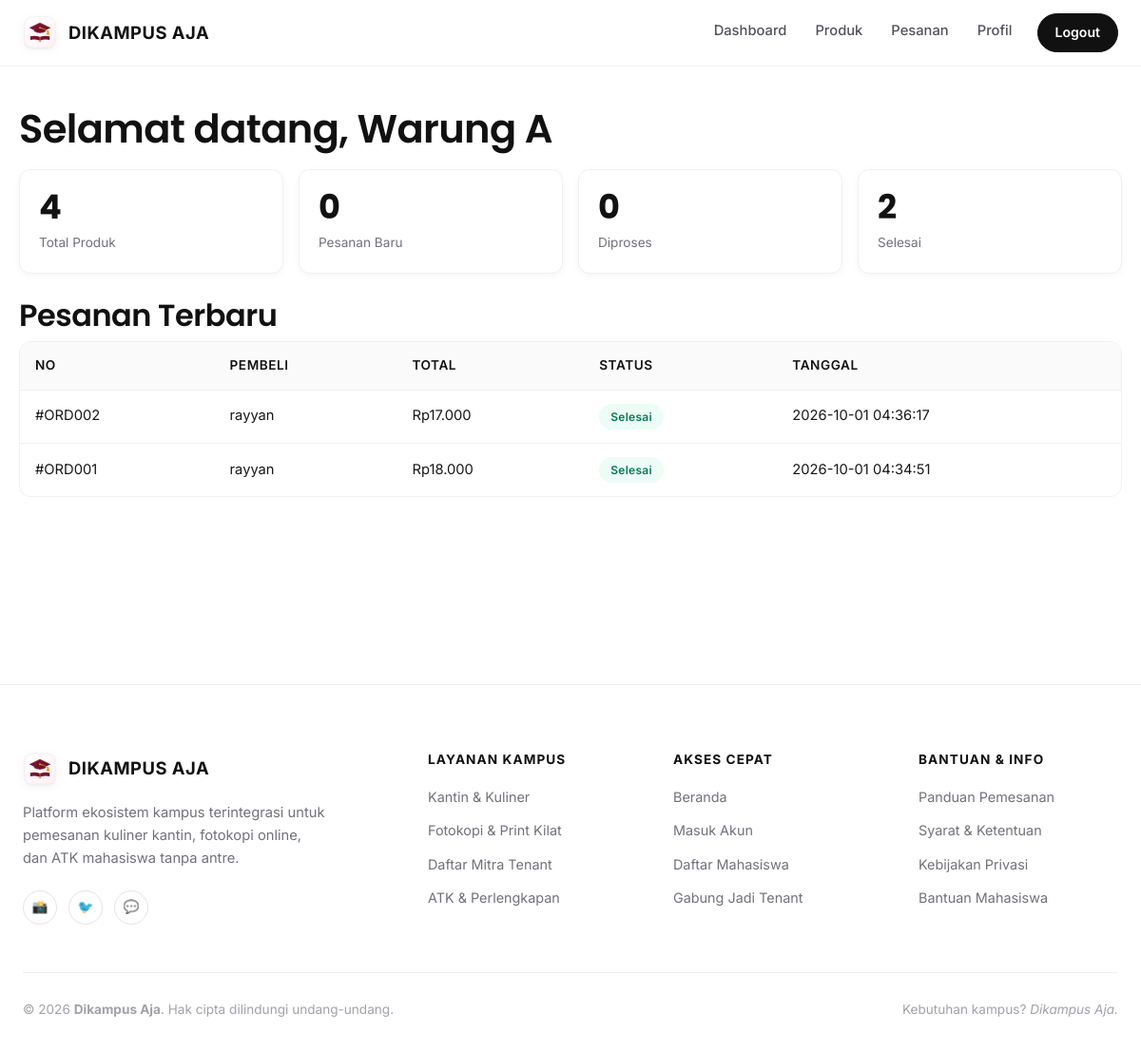
Screenshot of /tenant/dashboard.php (signed in) with the database file from the repository.
### tables this page shows
CREATE TABLE IF NOT EXISTS `tenants` (
  `id_tenant` int NOT NULL AUTO_INCREMENT,
  `id_user` int NOT NULL,
  `nama_tenant` varchar(100) NOT NULL,
  `jenis_tenant` varchar(50) NOT NULL DEFAULT 'Warung',
  `deskripsi` text,
  `lokasi` varchar(150) DEFAULT NULL,
  `foto` varchar(255) DEFAULT NULL,
  `buka` tinyint(1) NOT NULL DEFAULT '1',
  `status_verifikasi` enum('pending','terverifikasi','ditolak') NOT NULL DEFAULT 'pending',
  `created_at` timestamp NULL DEFAULT CURRENT_TIMESTAMP,
  PRIMARY KEY (`id_tenant`),
  KEY `id_user` (`id_user`)
);

CREATE TABLE IF NOT EXISTS `orders` (
  `id_order` int NOT NULL AUTO_INCREMENT,
  `id_user` int NOT NULL,
  `id_tenant` int NOT NULL,
  `total` int NOT NULL,
  `catatan` text,
  `status` enum('menunggu','diproses','siap_diambil','selesai','dibatalkan') NOT NULL DEFAULT 'menunggu',
  `metode_pembayaran` varchar(50) NOT NULL DEFAULT 'Bayar saat mengambil pesanan',
  `created_at` timestamp NULL DEFAULT CURRENT_TIMESTAMP,
  PRIMARY KEY (`id_order`),
  KEY `id_user` (`id_user`),
  KEY `id_tenant` (`id_tenant`)
);

CREATE TABLE IF NOT EXISTS `users` (
  `id_user` int NOT NULL AUTO_INCREMENT,
  `nama` varchar(100) NOT NULL,
  `username` varchar(50) NOT NULL,
  `email` varchar(100) NOT NULL,
  `password` varchar(255) NOT NULL,
  `role` enum('mahasiswa','tenant','fotokopi','admin') NOT NULL DEFAULT 'mahasiswa',
  `created_at` timestamp NULL DEFAULT CURRENT_TIMESTAMP,
  PRIMARY KEY (`id_user`),
  UNIQUE KEY `username` (`username`),
  UNIQUE KEY `email` (`email`)
);

### config/database.php (called while the page is built, shortened)
<?php
$db = new mysqli('localhost', 'root', '', 'dikampus_aja');
$db->set_charset('utf8mb4');
function q($sql, $types = '', ...$p) {
    global $db;
    $st = $db->prepare($sql);
    if ($types) $st->bind_param($types, ...$p);
    $st->execute();
    $r = $st->get_result();
    if ($r) return $r->fetch_all(MYSQLI_ASSOC);
    return $st->insert_id ?: $st->affected_rows;
}
function one($sql, $types = '', ...$p) { $r = q($sql, $types, ...$p); return $r ? $r[0] : null; }

### tenant/dashboard.php (the view, shortened to what this page needs)
<?php
require '../includes/auth.php';
$t = my_tenant();
$id = (int) $t['id_tenant'];
$np = (int) (one('SELECT COUNT(*) AS c FROM products WHERE id_tenant = ?', 'i', $id)['c'] ?? 0);
$hitung = [];
foreach (q('SELECT status, COUNT(*) AS c FROM orders WHERE id_tenant = ? GROUP BY status', 'i', $id) as $r) {
    $hitung[$r['status']] = (int) $r['c'];
}
$baru     = $hitung['menunggu'] ?? 0;
$diproses = $hitung['diproses'] ?? 0;
$selesai  = $hitung['selesai'] ?? 0;
$last = q(
    'SELECT o.*, u.nama FROM orders o
     JOIN users u ON u.id_user = o.id_user
     WHERE o.id_tenant = ? ORDER BY o.id_order DESC LIMIT 5',
    'i',
    $id
);
include '../includes/header.php';
?>
<h1>Selamat datang, <?= e($t['nama_tenant']) ?></h1>
<div class="stats">
    <div class="stat"><b><?= $np ?></b><span>Total Produk</span></div>
    <div class="stat"><b><?= $baru ?></b><span>Pesanan Baru</span></div>
    <div class="stat"><b><?= $diproses ?></b><span>Diproses</span></div>
    <div class="stat"><b><?= $selesai ?></b><span>Selesai</span></div>
</div>
<h2>Pesanan Terbaru</h2>
<div class="scroll">
    <table class="tbl">
        <thead>
            <tr>
                <th>No</th>
                <th>Pembeli</th>
                <th>Total</th>
                <th>Status</th>
                <th>Tanggal</th>
            </tr>
        </thead>
        <tbody>
            <?php if (!empty($last)): ?>
                <?php foreach ($last as $o): ?>
                    <tr>
                        <td><?= nomor($o['id_order']) ?></td>
                        <td><?= e($o['nama']) ?></td>
                        <td><?= rp($o['total']) ?></td>
                        <td><?= badge($o['status']) ?></td>
                        <td><?= e($o['created_at']) ?></td>
                    </tr>
                <?php endforeach; ?>
            <?php else: ?>
                <tr>
                    <td colspan="5" style="text-align:center;">Belum ada pesanan.</td>
                </tr>
            <?php endif; ?>
        </tbody>
    </table>
</div>
<?php include '../includes/footer.php'; ?>

### includes/auth.php (shortened to what this page needs)
<?php
require_once __DIR__ . '/../config/database.php';
function e($s) { return htmlspecialchars((string)$s, ENT_QUOTES, 'UTF-8'); }
function rp($n) { return 'Rp' . number_format((int)$n, 0, ',', '.'); }
function nomor($id) { return '#ORD' . str_pad($id, 3, '0', STR_PAD_LEFT); }
function me() { return $_SESSION['user'] ?? null; }
function my_tenant() { return one('SELECT * FROM tenants WHERE id_user=?', 'i', me()['id']); }
function badge($s) { return '<span class="badge ' . e($s) . '">' . e(ucwords(str_replace('_', ' ', $s))) . '</span>'; }

### assets/css/style.css (style rules this page uses)
:root { --bg: #ffffff; --bg-warm: #faf9f6; --bg-muted: #f4f4f5; --bg-subtle: #fbfbfa; --t: #18181b; --t-heading: #111111; --mut: #71717a; --border: #f0f0f2; --border-subtle: #e5e7eb; --m: #111111; --m2: #27272a; --accent: #b45309; --font-serif: 'Poppins', -apple-system, BlinkMacSystemFont, sans-serif; --font-sans: 'Inter', -apple-system, BlinkMacSystemFont, 'Segoe UI', Roboto, sans-serif; --radius-sm: 8px; --radius-md: 12px; --radius-lg: 18px; --radius-xl: 24px; --radius-full: 9999px; --shadow-sm: 0 2px 8px rgba(0, 0, 0, 0.04); --shadow-md: 0 10px 25px -5px rgba(0, 0, 0, 0.06); --shadow-lg: 0 20px 40px -15px rgba(0, 0, 0, 0.08); }
* { box-sizing: border-box; }
body { margin: 0; font-family: var(--font-sans); color: var(--t); background: var(--bg); line-height: 1.6; -webkit-font-smoothing: antialiased; }
h1, h2, h3, h4 { font-family: var(--font-serif); color: var(--t-heading); font-weight: 600; line-height: 1.25; margin: 0.4em 0 0.2em; letter-spacing: -0.015em; }
h1 { font-size: 2.6rem; }
h2 { font-size: 2rem; }
.stats { display: grid; grid-template-columns: repeat(auto-fit, minmax(180px, 1fr)); gap: 16px; margin: 16px 0 24px; }
.stat { background: #ffffff; border: 1px solid var(--border); border-radius: var(--radius-md); padding: 20px; box-shadow: var(--shadow-sm); }
.stat b { display: block; font-family: var(--font-serif); font-size: 2.2rem; color: var(--t-heading); line-height: 1.1; margin-bottom: 4px; }
.stat span { color: var(--mut); font-size: 0.85rem; }
.tbl { width: 100%; border-collapse: separate; border-spacing: 0; background: #ffffff; border: 1px solid var(--border); border-radius: var(--radius-md); overflow: hidden; }
.tbl th, .tbl td { padding: 14px 16px; text-align: left; border-bottom: 1px solid var(--border); font-size: 0.92rem; vertical-align: middle; }
.tbl th { background: #fafafa; font-weight: 600; color: var(--t-heading); font-size: 0.85rem; letter-spacing: 0.04em; text-transform: uppercase; }
.tbl tr:last-child td { border-bottom: 0; }
.scroll { overflow-x: auto; }
.badge { display: inline-block; padding: 4px 12px; border-radius: var(--radius-full); font-size: 0.75rem; font-weight: 600; width: fit-content; text-transform: capitalize; letter-spacing: 0.02em; }
.selesai, .terverifikasi { background: #ecfdf5; color: #047857; }

### rows the page displays
tenants: nama_tenant "Warung A"
orders: id_order "#ORD002", id_user.nama "rayyan", total "Rp17.000", status "Selesai", created_at "2026-10-01 04:36:17"
orders: id_order "#ORD001", id_user.nama "rayyan", total "Rp18.000", status "Selesai", created_at "2026-10-01 04:34:51"

### other values shown
$x[1] "Dashboard"
$x[1] "Produk"
$x[1] "Pesanan"
$x[1] "Profil"
$x[1] "Logout"
$np "4"
$baru "0"
$diproses "0"
$selesai "2"
